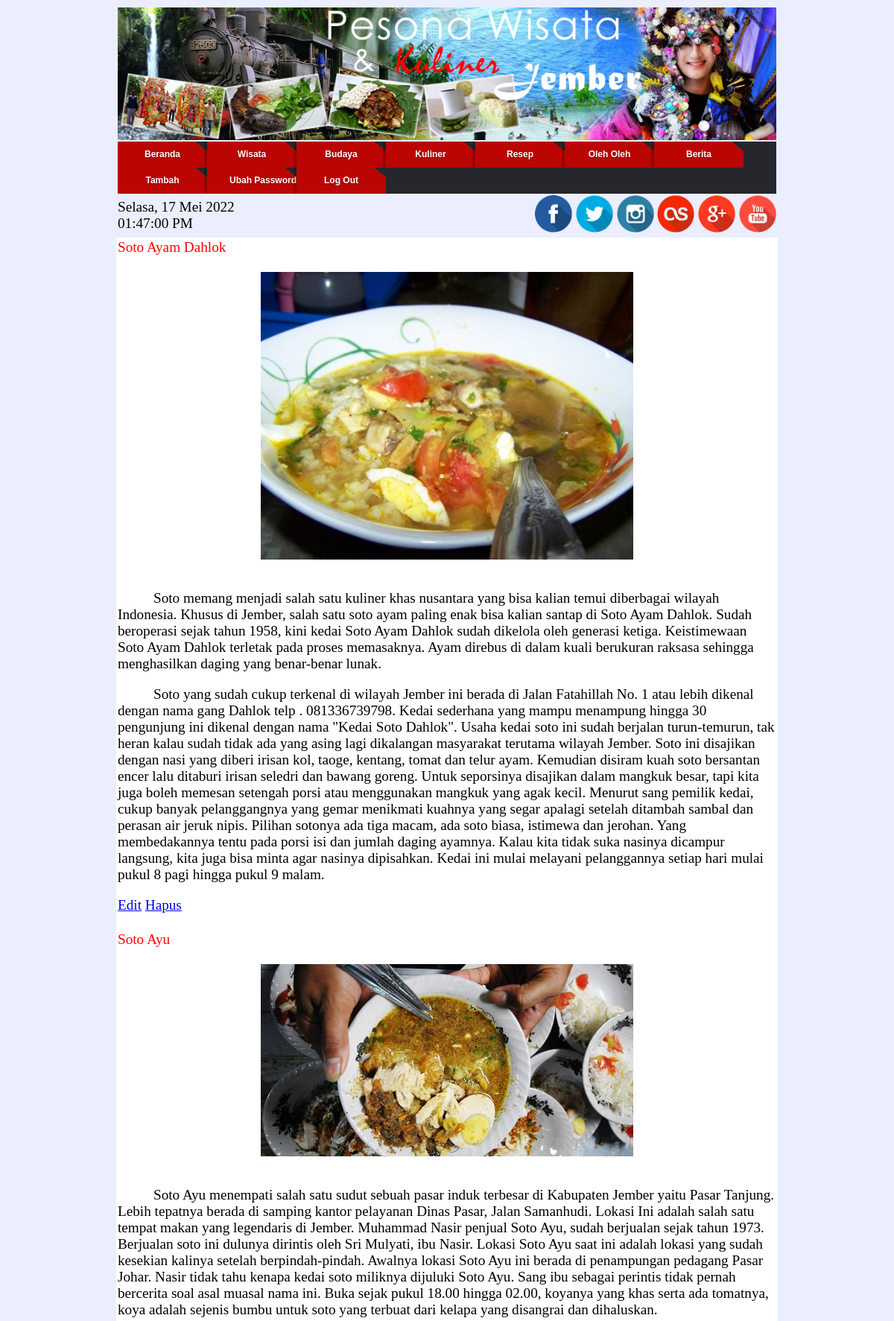
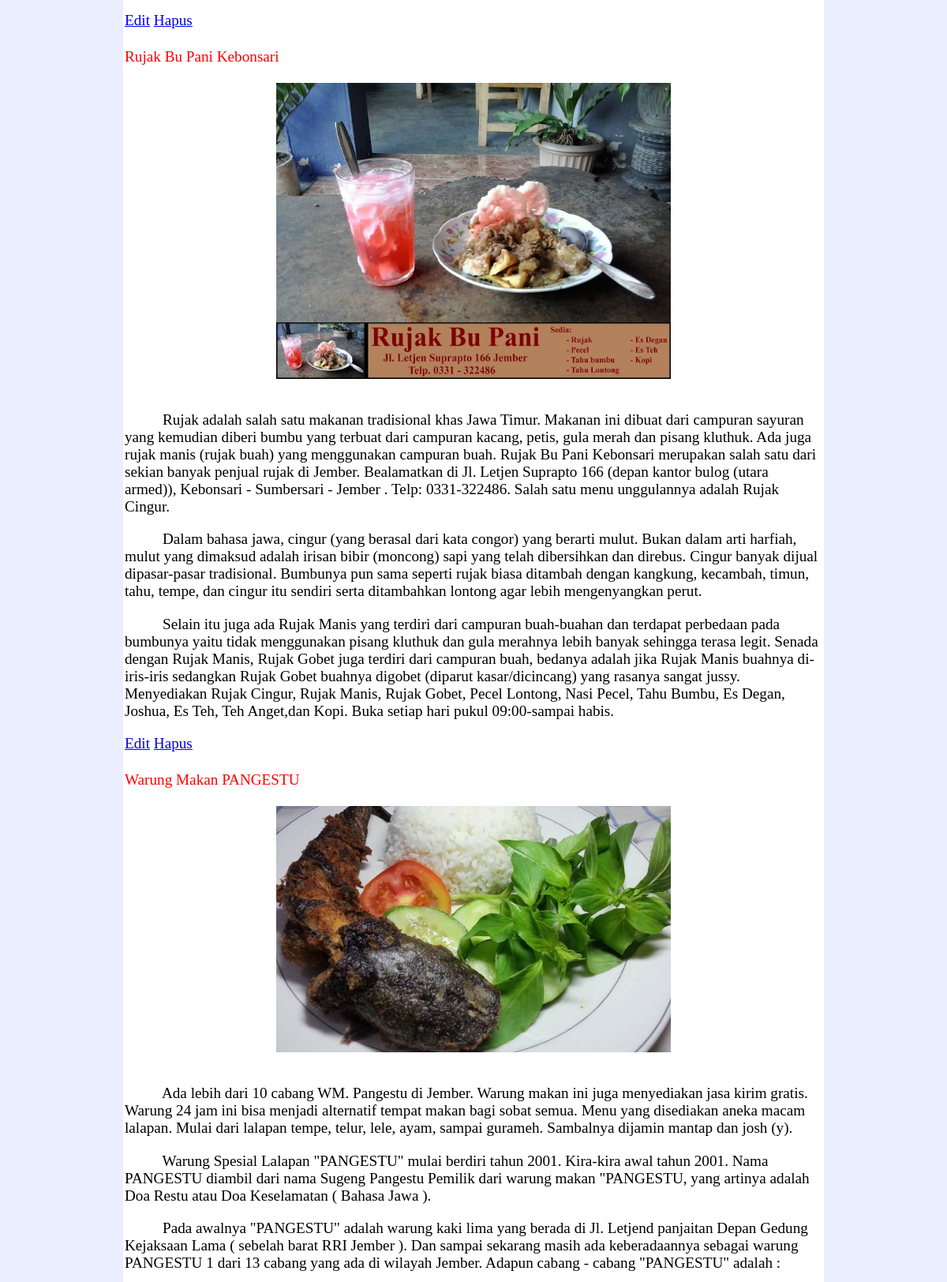
Page /admin/kuliner.php (signed in, upper part) on the committed database (2 pictures, top to bottom).
### tables this page shows
CREATE TABLE IF NOT EXISTS `berita` (
  `id_berita` int(11) NOT NULL AUTO_INCREMENT,
  `judul` varchar(40) NOT NULL,
  `tgl_buat` date DEFAULT NULL,
  `tgl_update` date NOT NULL,
  `gambar` varchar(100) NOT NULL,
  `isi` text NOT NULL,
  `kategori` varchar(15) NOT NULL,
  `kunjungan` int(11) NOT NULL,
  PRIMARY KEY (`id_berita`)
);

### admin/kuliner.php (the view, shortened to what this page needs)
<?php
if(isset($_SESSION['login'])){
?>
<html>
<body>
<?php
	include "menu_admin.php";
?>
<center>
<table border="0" bgcolor="white">
<?php
	$query=mysql_query("SELECT * FROM berita where kategori='kuliner'")or die('perintah sql salah');
	if(mysql_num_rows($query)==0){
	echo'<tr><td><center>Tidak ada data!</center></td></tr>';
	}else{
		$per_page = 5;
		$page = (isset($_GET['page'])) ? (int)$_GET['page'] : 1;
		$start = ($page - 1) * $per_page;
		$query="select judul,gambar,isi,id_berita from berita where kategori='kuliner' order by id_berita limit $start, $per_page";
		$sql=mysql_query($query);
		while($hasil=mysql_fetch_array($sql)){
			$judul=$hasil['judul'];
			$gambar=$hasil['gambar'];
			$isi=$hasil['isi'];
			$id=$hasil['id_berita'];
			echo'<tr><td><font color="red">'.$judul.'</font><br><br>
			<center>
			<img src="../images/'.$gambar.'" class="img5" width="500" title="'.$gambar.'" alt="'.$gambar.'"></center>
			<br>
			';
			echo $isi;
			echo'<a href="edit.php?id='.$id.'">Edit</a> <a href="hapus.php?id='.$id.'"onclick="return confirm(\'Yakin?\')">Hapus</a><br><br></td></tr>';
		}
	}
?>
</table>
<?php
	include 'footer.php';
?>
</body>
</html>
<?php
}else{
	echo'<script>window.location="admin97.php"</script>';
}
?>

### admin/menu_admin.php (style rules this page uses)
body { font-family:Calibri; background-color:#ebeeff; }
.img5 { height:auto; transition: all 0.5s; -o-transition: all 0.5s; -moz-transition: all 0.5s; -webkit-transition: all 0.5s; }
img { max-width:100% }
table { width: 75%; }
table tr { padding: .35em; }
table th, table td { padding: 0em; font-size:1.2em; }
table td img { text-align: center; }

### rows in the picture
berita: judul "Soto Ayam Dahlok", gambar (picture), isi "Soto memang menjadi salah satu kuliner khas nusantara yang bisa kalian temui diberbagai wilayah Indonesia. Khusus di Jember, salah satu soto ayam paling enak bisa kalian santap di Soto Ayam Dahlok. Sudah beroperasi sejak tahun 1958, kini kedai Soto Ayam Dahlok sudah dikelola oleh generasi ketiga. Keistimewaan Soto Ayam Dahlok terletak pada proses memasaknya. Ayam direbus di dalam kuali berukuran raksasa sehingga menghasilkan daging yang benar-benar lunak. Soto yang sudah cukup terkenal di wilayah Jember ini berada di Jalan Fatahillah No. 1 atau lebih dikenal dengan nama gang Dahlok telp . 081336739798. Kedai sederhana yang mampu menampung hingga 30 pengunjung ini dikenal dengan nama \"Kedai…"
berita: judul "Soto Ayu", gambar (picture), isi "Soto Ayu menempati salah satu sudut sebuah pasar induk terbesar di Kabupaten Jember yaitu Pasar Tanjung. Lebih tepatnya berada di samping kantor pelayanan Dinas Pasar, Jalan Samanhudi. Lokasi Ini adalah salah satu tempat makan yang legendaris di Jember. Muhammad Nasir penjual Soto Ayu, sudah berjualan sejak tahun 1973. Berjualan soto ini dulunya dirintis oleh Sri Mulyati, ibu Nasir. Lokasi Soto Ayu saat ini adalah lokasi yang sudah kesekian kalinya setelah berpindah-pindah. Awalnya lokasi Soto Ayu ini berada di penampungan pedagang Pasar Johar. Nasir tidak tahu kenapa kedai soto miliknya dijuluki Soto Ayu. Sang ibu sebagai perintis tidak pernah bercerita soal asal muasal nama ini. Buka…"
berita: judul "Rujak Bu Pani Kebonsari", gambar (picture), isi "Rujak adalah salah satu makanan tradisional khas Jawa Timur. Makanan ini dibuat dari campuran sayuran yang kemudian diberi bumbu yang terbuat dari campuran kacang, petis, gula merah dan pisang kluthuk. Ada juga rujak manis (rujak buah) yang menggunakan campuran buah. Rujak Bu Pani Kebonsari merupakan salah satu dari sekian banyak penjual rujak di Jember. Bealamatkan di Jl. Letjen Suprapto 166 (depan kantor bulog (utara armed)), Kebonsari - Sumbersari - Jember . Telp: 0331-322486. Salah satu menu unggulannya adalah Rujak Cingur. Dalam bahasa jawa, cingur (yang berasal dari kata congor) yang berarti mulut. Bukan dalam arti harfiah, mulut yang dimaksud adalah irisan bibir (moncong) sapi yang…"
berita: judul "Warung Makan PANGESTU", gambar (picture), isi "Ada lebih dari 10 cabang WM. Pangestu di Jember. Warung makan ini juga menyediakan jasa kirim gratis. Warung 24 jam ini bisa menjadi alternatif tempat makan bagi sobat semua. Menu yang disediakan aneka macam lalapan. Mulai dari lalapan tempe, telur, lele, ayam, sampai gurameh. Sambalnya dijamin mantap dan josh (y). Warung Spesial Lalapan \"PANGESTU\" mulai berdiri tahun 2001. Kira-kira awal tahun 2001. Nama PANGESTU diambil dari nama Sugeng Pangestu Pemilik dari warung makan \"PANGESTU, yang artinya adalah Doa Restu atau Doa Keselamatan ( Bahasa Jawa ). Pada awalnya \"PANGESTU\" adalah warung kaki lima yang berada di Jl. Letjend panjaitan Depan Gedung Kejaksaan Lama ( sebelah barat RRI Jember ).…"
